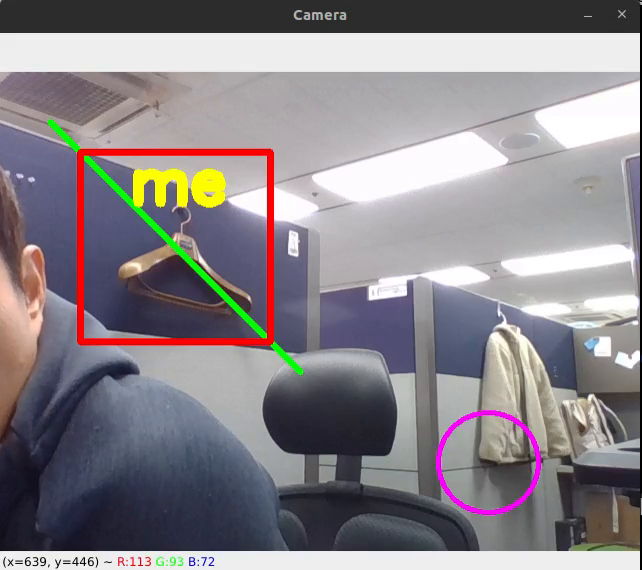
#> input picture frame 8 of class1/class01/openvino/OpenCV_ex/homework_opencv_1.mp4, 642 x 570 px, given in place of ronaldinho.mp4, which was not available
$ python 23_trackbar_2.py
#> lines starting #> are read from the running program, lines starting #| are printed output that depends on the picture; after the words box and inside, x2 and y2 are one past the last pixel; in counts of white or black regions, pixels touching at a corner belong together
import numpy as np
import cv2

cap = cv2.VideoCapture("ronaldinho.mp4")
topLeft = (50, 50)
bold = 0
# Callback function for the trackbar
def on_bold_trackbar(value):
    #print("Trackbar value:", value)
    global bold
    bold = value

cv2.namedWindow("Camera")
cv2.createTrackbar("bold", "Camera", bold, 10, on_bold_trackbar)

# 성공적으로 video device 가 열렸으면 while 문 반복
while(cap.isOpened()):
    # 한 프레임을 읽어옴
    ret, frame = cap.read()
#> frame is the input picture: shape (570, 642, 3); mean B, G, R 138.1, 133.2, 138.4
    if ret is False:
        print("Can't receive frame (stream end?). Exiting ...")
        break

    # Text
    cv2.putText(frame, "TEXT",topLeft, cv2.FONT_HERSHEY_SIMPLEX, 2, (0, 255, 255), 1 + bold)
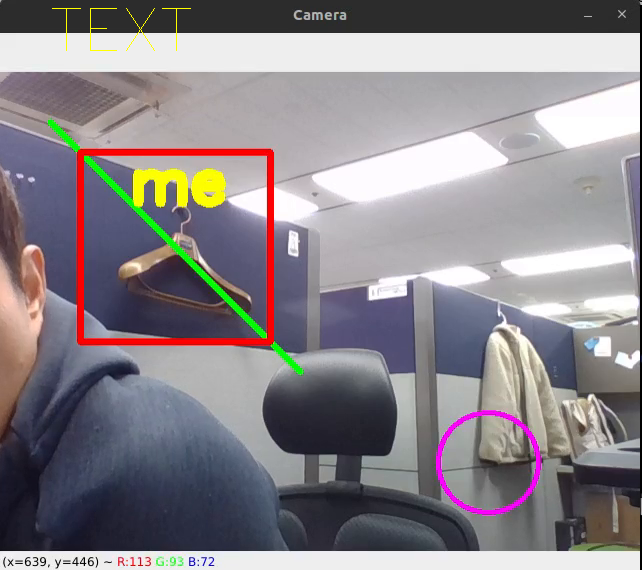
#> frame: shape (570, 642, 3); 0.09% of pixels changed, all inside (x1, y1, x2, y2) = (52, 8, 191, 51)

    # Display
    cv2.imshow("Camera",frame)

cap.release()
cv2.destroyAllWindows()

$ run again, starting later in the video
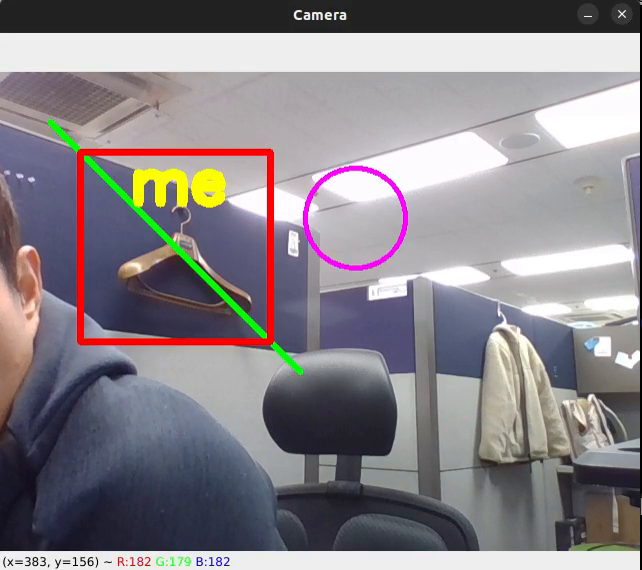
#> input picture frame 38 of class1/class01/openvino/OpenCV_ex/homework_opencv_1.mp4, 642 x 570 px, given in place of ronaldinho.mp4, which was not available
#> frame is the input picture: shape (570, 642, 3); mean B, G, R 137.6, 132.5, 137.6
#> `cv2.putText(frame, "TEXT",topLeft, cv2.FONT_HERSHEY_SIMPLEX, 2, (0, 25..`:
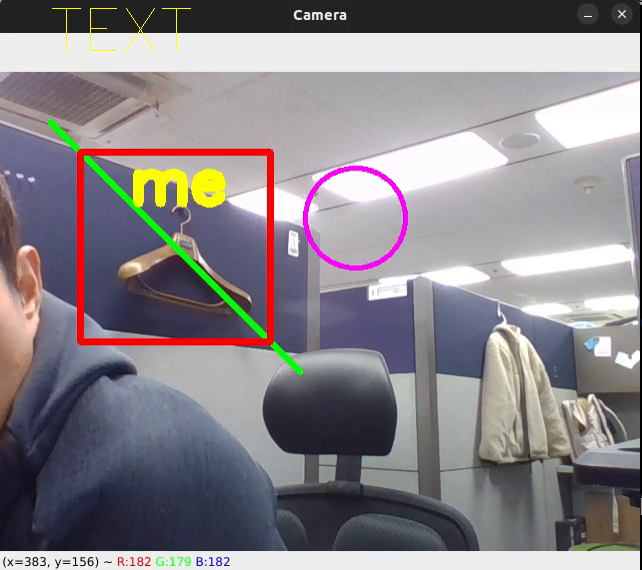
#> frame: shape (570, 642, 3); 0.09% of pixels changed, all inside (x1, y1, x2, y2) = (52, 8, 191, 51)

$ run again, starting later in the video
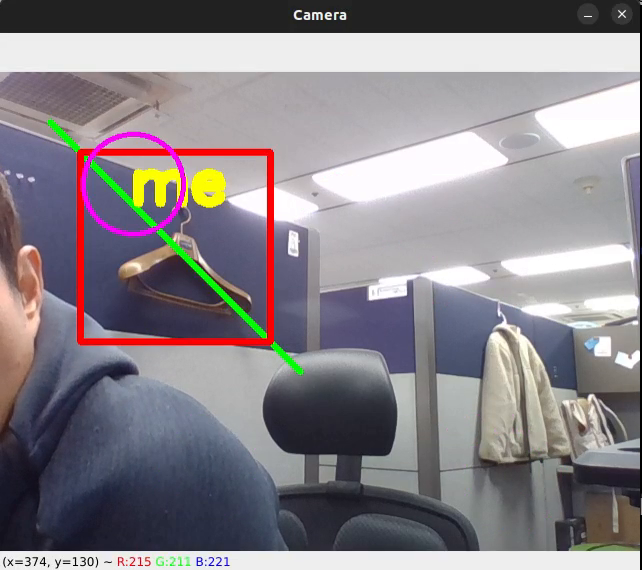
#> input picture frame 68 of class1/class01/openvino/OpenCV_ex/homework_opencv_1.mp4, 642 x 570 px, given in place of ronaldinho.mp4, which was not available
#> frame is the input picture: shape (570, 642, 3); mean B, G, R 137.9, 132.7, 137.7
#> `cv2.putText(frame, "TEXT",topLeft, cv2.FONT_HERSHEY_SIMPLEX, 2, (0, 25..`:
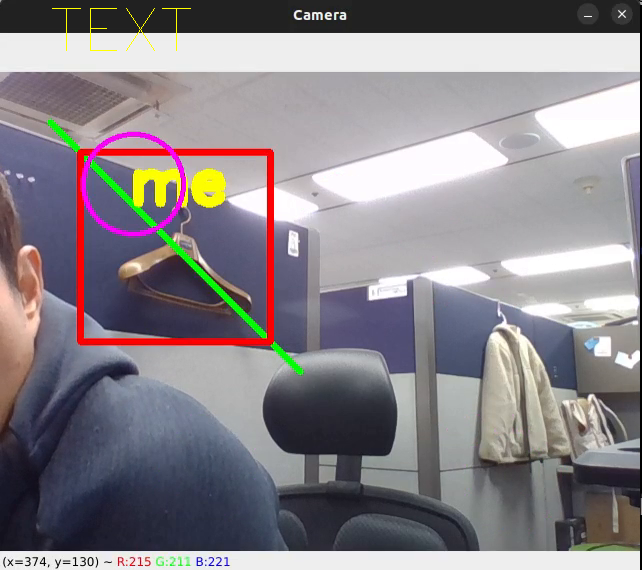
#> frame: shape (570, 642, 3); 0.09% of pixels changed, all inside (x1, y1, x2, y2) = (52, 8, 191, 51)
